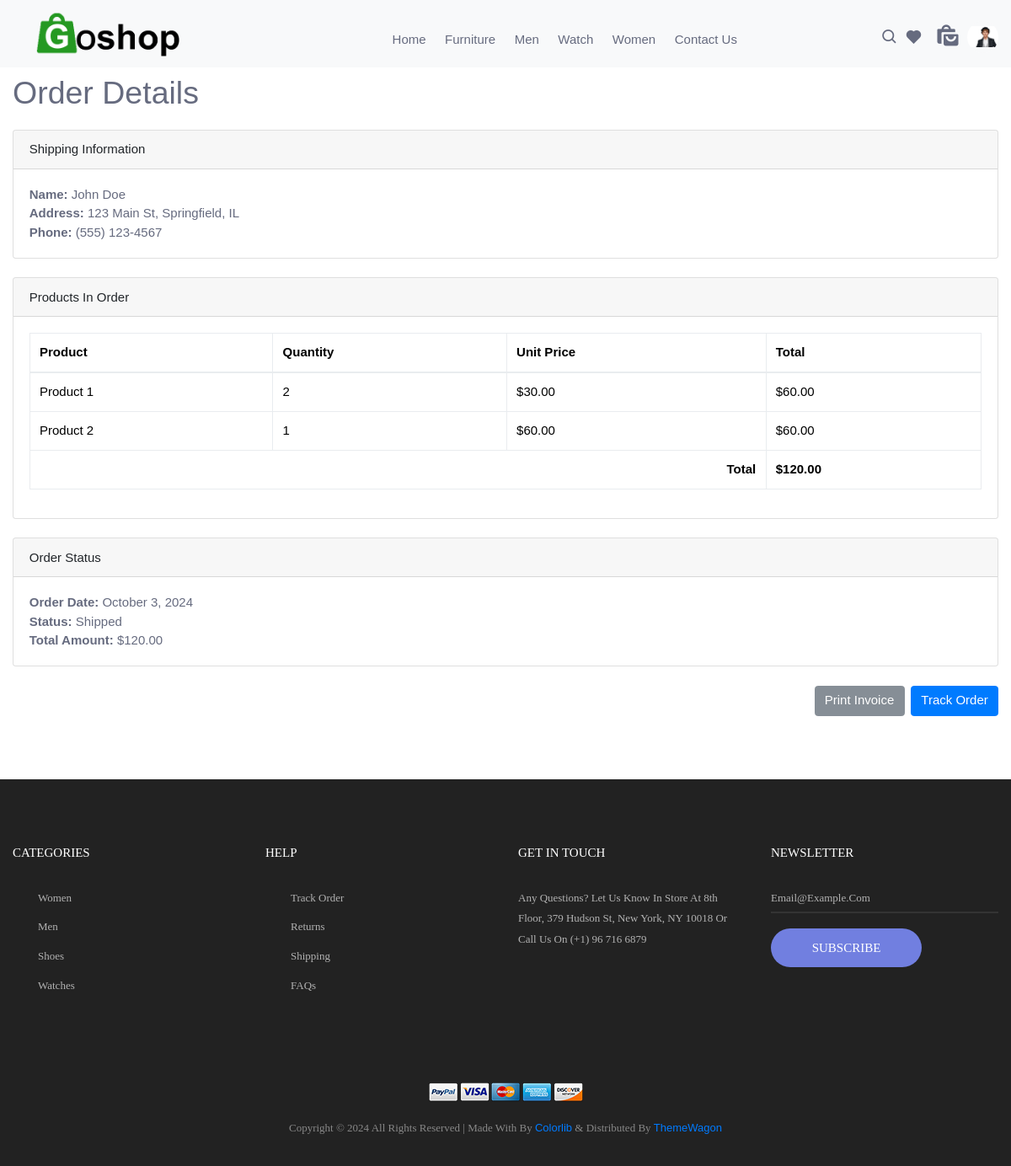
The app's page /pages/OrderDetails.php (signed in) with its own data.
### tables this page shows
CREATE TABLE `product` (
  `id` int(11) NOT NULL,
  `name` varchar(30) NOT NULL,
  `price` varchar(30) NOT NULL,
  `img` varchar(600) NOT NULL,
  `brand_name` int(11) DEFAULT 0,
  `about` varchar(225) DEFAULT 'product',
  `category` int(11) DEFAULT 0,
  `rating` float DEFAULT 0
);

CREATE TABLE `user_data` (
  `id` int(11) NOT NULL,
  `name` varchar(30) NOT NULL,
  `email` varchar(30) NOT NULL,
  `password` varchar(30) NOT NULL,
  `image` varchar(300) DEFAULT NULL,
  `created_at` timestamp NOT NULL DEFAULT current_timestamp(),
  `last_login` timestamp NOT NULL DEFAULT current_timestamp() ON UPDATE current_timestamp(),
  `roll` int(11) DEFAULT 2,
  `address` text DEFAULT NULL,
  `gender` varchar(25) DEFAULT NULL,
  `phone` int(11) DEFAULT NULL
);

### pages/profile_user.php (the view, shortened to what this page needs)
<link rel="stylesheet" href="./css_admin_page/profile.css">
<?php
$con = mysqli_connect("localhost", "root", "", "ecommerce");
if (isset($_SESSION['name']) && isset($_SESSION['email'])) {
    $user = $_SESSION['name'];
    $user_email = $_SESSION['email'];
    $qury_user = mysqli_query($con, "SELECT * FROM user_data WHERE name = '$user' OR email = '$user_email'");
    if ($qury_user) {
        ?>
        <section class="pro">
            <?php
            if (mysqli_num_rows($qury_user) > 0) {
                while ($row = mysqli_fetch_array($qury_user)) {
                    ?>
                    <div class="profile-data">
                        <div class="profile_user">
                            <img src="./upload/<?php echo $row['image']; ?>" alt="loading...">
                        </div>
                    </div>
                    <?php
                }
            } else {
                echo "No user found.";
            }
            ?>
        </section>
        <?php
    } else {
        echo "Query failed.";
    }
} else {
    ?>
    <a href="loging.php">
        <i class='bx bx-user' id="login"></i>
    </a>
    <?php
}
?>

### pages/header.php (shortened to what this page needs)
<?php
    $con_pro = mysqli_connect("localhost","root","","product_data");
?>
<!DOCTYPE html>
<html lang="en">
<head>
    <link href="https://cdn.jsdelivr.net/npm/bootstrap@5.3.3/dist/css/bootstrap.min.css" rel="stylesheet">
    <link href='https://unpkg.com/boxicons@2.1.4/css/boxicons.min.css' rel='stylesheet'>
    <link rel="stylesheet" href="./css_admin_page/index.css">
</head>
<body>
<?php
 include "loading.php"
?>
    <header id="header" >
        <div class="logo" onclick="change()">
            <a href="index.php">
            <img src="./img/shop.png" alt="">
            </a>
        </div>
        <nav>
            <ul class="nav_ul" style="gap: 1.5rem;">
                <li class="home d-flex align-items-center g-2"><a href="index.php"><span>home</span></a></li>
                <?php
                             $row_wood_drop = mysqli_query($con_pro, "SELECT * FROM product WHERE product.id between  19 AND 22;");
                             while($row_wood= mysqli_fetch_array($row_wood_drop)){
                                 ?>
                                 <li>
                                     <a style="color:#666b7f;padding: .6rem 0rem;" href="product.php?id=<?php echo $row_wood['name'] ?>"><span><?php echo $row_wood['name']; ?></span></a>
                                    </li>
                        <?php
                            }
                        ?>
                <li><a href="contact_us.php">contact us</a></li>
            </ul>
        </nav>
        <div class="search_shop">
            <i class="bx bx-search" id="srch" onclick="search()"></i>
                <i class='bx bxs-heart' id="fav"></i>
            <a href="additem.php">
              <i class='bx bxs-shopping-bags'></i>
            </a>
            <?php
     include "profile_user.php"
     ?>
     </div>
    </header>
</body>
</html>

### pages/css_admin_page/index.css (style rules this page uses)
* { margin: 0%; padding: 0%; text-decoration: none !important; list-style: none; box-sizing: border-box; font-family: 'Poppins', sans-serif; text-transform: capitalize; color: #666b7f; }
.logo img { width:15rem; }
header { height: 10vh; position: fixed; z-index: 502; width: 100%; top: 0%; background-color: #f8f9fa; }
header,.nav_ul { display: flex !important; justify-content: space-between; align-items: center; padding: 1rem 1rem .5rem 1rem; cursor: pointer; }
ul,.dropdown-item-responsive { gap: .5rem; }
.nav_ul li,.logo { display: inline-flex; align-items: center; gap: .2rem; }
.nav_ul span { border-bottom: 2px solid transparent; }
header a { color: #666b7f; }
.search_shop,.nav-furniture ul { display: flex; justify-content: center; align-items: center; gap: .5rem; }
.search_shop i,.menu_ul i { font-size: 1.4rem; cursor: pointer; }
.search_shop .bxs-shopping-bags { font-size: 2rem; }

### pages/css_admin_page/loading.css (style rules this page uses)
* { border: 0; box-sizing: border-box; margin: 0; padding: 0; }
:root { --hue: 223; --bg: hsl(var(--hue),10%,90%); --fg: hsl(var(--hue),10%,10%); --primary: hsl(var(--hue),90%,55%); --trans-dur: 0.3s; }

### pages/css_admin_page/profile.css (style rules this page uses)
* { margin: 0%; padding: 0%; text-decoration: none !important; list-style: none; box-sizing: border-box; font-family: 'Poppins', sans-serif; text-transform: capitalize; color: #666b7f; }
.profile-data { height: 2.5rem; width: 2.5rem; }
.profile_user { display: inline-block; height: 2.5rem; width: 2.5rem; cursor: pointer; border-radius: 50%; background-color: #f8f9fa; position: relative; }
.profile_user img { width: 100%; height: 100%; border-radius: 50%; object-fit: contain; }

### pages/css/main.css (style rules this page uses)
.logo { display: -webkit-box; display: -webkit-flex; display: -moz-box; display: -ms-flexbox; display: flex; align-items: center; height: 65%; margin-right: 55px; }
.logo img { max-width: 100%; max-height: 100%; }

### records on screen
product: name "Furniture"
product: name "Men"
product: name "Watch"
product: name "Women"
user_data: image (picture)
